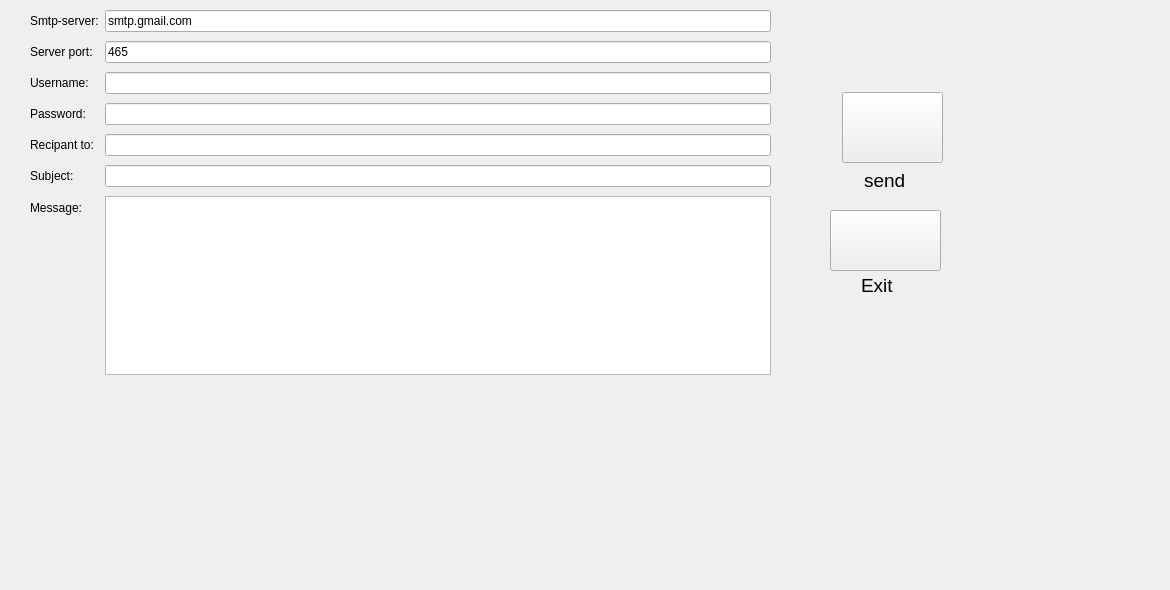
      <widget class="QWidget" name="tab_26">
       <attribute name="title">
        <string>mailing</string>
       </attribute>
       <widget class="QWidget" name="layoutWidget_8">
        <property name="geometry">
         <rect>
          <x>30</x>
          <y>10</y>
          <width>741</width>
          <height>365</height>
         </rect>
        </property>
        <layout class="QFormLayout" name="formLayout_2">
         <property name="fieldGrowthPolicy">
          <enum>QFormLayout::ExpandingFieldsGrow</enum>
         </property>
         <property name="rowWrapPolicy">
          <enum>QFormLayout::WrapLongRows</enum>
         </property>
         <property name="verticalSpacing">
          <number>9</number>
         </property>
         <item row="0" column="0">
          <widget class="QLabel" name="label_137">
           <property name="text">
            <string>Smtp-server:</string>
           </property>
          </widget>
         </item>
         <item row="1" column="0">
          <widget class="QLabel" name="label_138">
           <property name="text">
            <string>Server port:</string>
           </property>
          </widget>
         </item>
         <item row="2" column="0">
          <widget class="QLabel" name="label_139">
           <property name="text">
            <string>Username:</string>
           </property>
          </widget>
         </item>
         <item row="3" column="0">
          <widget class="QLabel" name="label_140">
           <property name="text">
            <string>Password:</string>
           </property>
          </widget>
         </item>
         <item row="4" column="0">
          <widget class="QLabel" name="label_141">
           <property name="text">
            <string>Recipant to:</string>
           </property>
          </widget>
         </item>
         <item row="5" column="0">
          <widget class="QLabel" name="label_142">
           <property name="text">
            <string>Subject:</string>
           </property>
          </widget>
         </item>
         <item row="6" column="0">
          <widget class="QLabel" name="label_143">
           <property name="text">
            <string>Message:</string>
           </property>
          </widget>
         </item>
         <item row="0" column="1">
          <widget class="QLineEdit" name="server_3">
           <property name="text">
            <string>smtp.gmail.com</string>
           </property>
          </widget>
         </item>
         <item row="1" column="1">
          <widget class="QLineEdit" name="port_3">
           <property name="text">
            <string>465</string>
           </property>
          </widget>
         </item>
         <item row="2" column="1">
          <widget class="QLineEdit" name="uname_3"/>
         </item>
         <item row="3" column="1">
          <widget class="QLineEdit" name="paswd_3">
           <property name="inputMask">
            <string/>
           </property>
           <property name="echoMode">
            <enum>QLineEdit::Password</enum>
           </property>
          </widget>
         </item>
         <item row="4" column="1">
          <widget class="QLineEdit" name="rcpt_3"/>
         </item>
         <item row="5" column="1">
          <widget class="QLineEdit" name="subject_3"/>
         </item>
         <item row="6" column="1">
          <widget class="QPlainTextEdit" name="msg_3"/>
         </item>
        </layout>
       </widget>
       <widget class="QPushButton" name="sendBtn_3">
        <property name="geometry">
         <rect>
          <x>842</x>
          <y>92</y>
          <width>101</width>
          <height>71</height>
         </rect>
        </property>
        <property name="styleSheet">
         <string notr="true">border-image: url(:/img/forward.png);</string>
        </property>
        <property name="text">
         <string/>
        </property>
       </widget>
       <widget class="QPushButton" name="exitBtn_3">
        <property name="geometry">
         <rect>
          <x>830</x>
          <y>210</y>
          <width>111</width>
          <height>61</height>
         </rect>
        </property>
        <property name="styleSheet">
         <string notr="true">border-image: url(:/img/cancel.png);</string>
        </property>
        <property name="text">
         <string/>
        </property>
       </widget>
       <widget class="QLabel" name="label_144">
        <property name="geometry">
         <rect>
          <x>0</x>
          <y>0</y>
          <width>1161</width>
          <height>581</height>
         </rect>
        </property>
        <property name="styleSheet">
         <string notr="true">border-image: url(:/img/maquette-fond-plat-laique-pour-concepts-ete_23-2148200238.jpg);</string>
        </property>
        <property name="text">
         <string/>
        </property>
       </widget>
       <widget class="QLabel" name="label_145">
        <property name="geometry">
         <rect>
          <x>864</x>
          <y>170</y>
          <width>61</width>
          <height>20</height>
         </rect>
        </property>
        <property name="font">
         <font>
          <family>Tahoma</family>
          <pointsize>14</pointsize>
          <weight>50</weight>
          <italic>false</italic>
          <bold>false</bold>
         </font>
        </property>
        <property name="text">
         <string>send</string>
        </property>
       </widget>
       <widget class="QLabel" name="label_146">
        <property name="geometry">
         <rect>
          <x>840</x>
          <y>270</y>
          <width>101</width>
          <height>31</height>
         </rect>
        </property>
        <property name="font">
         <font>
          <family>Tahoma</family>
          <pointsize>14</pointsize>
          <weight>50</weight>
          <italic>false</italic>
          <bold>false</bold>
         </font>
        </property>
        <property name="text">
         <string>    Exit</string>
        </property>
       </widget>
      </widget>
